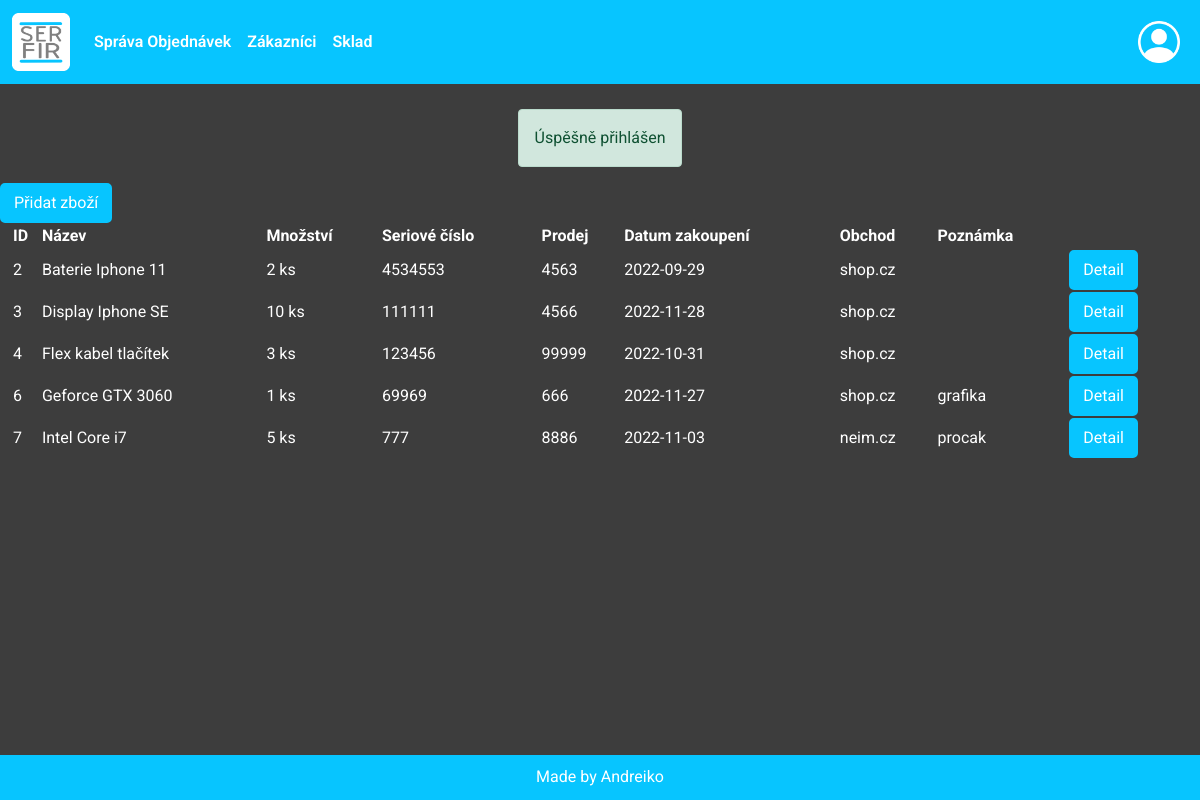
Page /sklad/sklad.php (signed in) on the committed database.
### tables this page shows
CREATE TABLE `sklad` (
  `id` int PRIMARY KEY,
  `nazev` varchar(50) NOT NULL,
  `mnozstvi` int NOT NULL,
  `jednotka` varchar(30),
  `sercis` bigint,
  `zaruka` int,
  `cena1` double(12,3) NOT NULL,
  `cena2` double(12,3) NOT NULL,
  `datum` date NOT NULL,
  `obchod` varchar(50),
  `DPH` int,
  `pozn` varchar(70)
);

### init/funkce.php (called while the page is built, shortened)
<?php
function view($nazev,$model = ''){
    require(CESTA . "views/layout.view.php");
}

### data/mysqldata.class.php (called while the page is built, shortened)
<?php
class MySqlData{
    private $zdroj;
    function __construct($zdroj){
        $this->zdroj=$zdroj;
    }
    private function conncet(){
        try {
            return new PDO($this->zdroj, "root", "");
        } catch(PDOException $e){
            return null;
        }
    }
    private function queryObj($sql,$obj,$parm = []){
        $db = $this->conncet();
        if (empty($parm)) {
            $smt = $db->query($sql);
        }
        else {
            $smt = $db->prepare($sql);
            $smt->execute($parm);
        }
        $result = $smt->fetchAll(PDO::FETCH_CLASS, $obj);
        return $result;
    }
    private function getAllObj($tabulka, $obj){
        return $this->queryObj('SELECT * FROM '.$tabulka.'', $obj);
    }
    public function getAllZbozi(){
        return $this->getAllObj('sklad','Zbozi');
    }
}

### data/data.class.php (called while the page is built, shortened)
<?php
class Data{
    static private $data;
    static public function inicializace(mysqldata $mysqldata){
        return self::$data = $mysqldata;
    }
    static public function getAllZbozi(){
        return self::$data->getAllZbozi();
    }
}

### views/sklad/sklad.view.php (the view, shortened to what this page needs)
<a href="pridatZbozi.php" id="regi" class="btn">Přidat zboží</a>
<?php if ($model != null) { ?>
    <div class="container-fluid">
        <div class="row">
            <div class="col-12">
                <table class='w-100 sprava-tab'>
                <tr class='radek-clanky'><th>ID</th><th>Název</th><th>Množství</th><th>Seriové číslo</th><th>Prodej</th><th>Datum zakoupení</th><th>Obchod</th><th>Poznámka</th></tr>
                <?php foreach ($model as $polozka): ?>
                    <td><?= $polozka->id ?></td>
                    <td><?= $polozka->nazev ?></td>
                    <td><?= $polozka->mnozstvi ?> <?= $polozka->jednotka ?></td>
                    <td><?= $polozka->sercis ?></td>
                    <td><?= $polozka->cena2 ?></td>
                    <td><?= $polozka->datum ?></td>
                    <td><?= $polozka->obchod ?></td>
                    <td><?= $polozka->pozn ?></td>
                    <td><a href="sklad.php?id=<?= $polozka->id ?>" id="reg-but" class="btn">Detail</a></td>
                    <?php endforeach; ?>
                </table>
                </div>
        </div>
    </div>
<?php } else{ ?>
    <p class="display-1" style="text-align: center">Sklad je prázdný</p>
<?php } ?>

### style/styles.css (style rules this page uses)
:root { --modra: #07c5ff; --backgrnd: rgb(61, 61, 61) }
#body { font-family: 'Roboto', sans-serif !important; color: white; background-color: var(--backgrnd) ; }
html, body { height: 100%; margin: 0; }
#log-but ,#unlog ,#reg-but ,#regi { background-color: var(--modra) !important; border: 2px solid var(--modra); color: white !important; border-radius: 5px; }
.btn { border: 2px solid var(--modra) !important; }
table { border-width: 0px !important; }

### rows in the picture
sklad: id "2", nazev "Baterie Iphone 11", mnozstvi "2", jednotka "ks", sercis "4534553", cena2 "4563", datum "2022-09-29", obchod "shop.cz"
sklad: id "3", nazev "Display Iphone SE", mnozstvi "10", jednotka "ks", sercis "111111", cena2 "4566", datum "2022-11-28", obchod "shop.cz"
sklad: id "4", nazev "Flex kabel tlačítek", mnozstvi "3", jednotka "ks", sercis "123456", cena2 "99999", datum "2022-10-31", obchod "shop.cz"
sklad: id "6", nazev "Geforce GTX 3060", mnozstvi "1", jednotka "ks", sercis "69969", cena2 "666", datum "2022-11-27", obchod "shop.cz", pozn "grafika"
sklad: id "7", nazev "Intel Core i7", mnozstvi "5", jednotka "ks", sercis "777", cena2 "8886", datum "2022-11-03", obchod "neim.cz", pozn "procak"

### other values in the picture
$_SESSION["msg-good"] "Úspěšně přihlášen"
